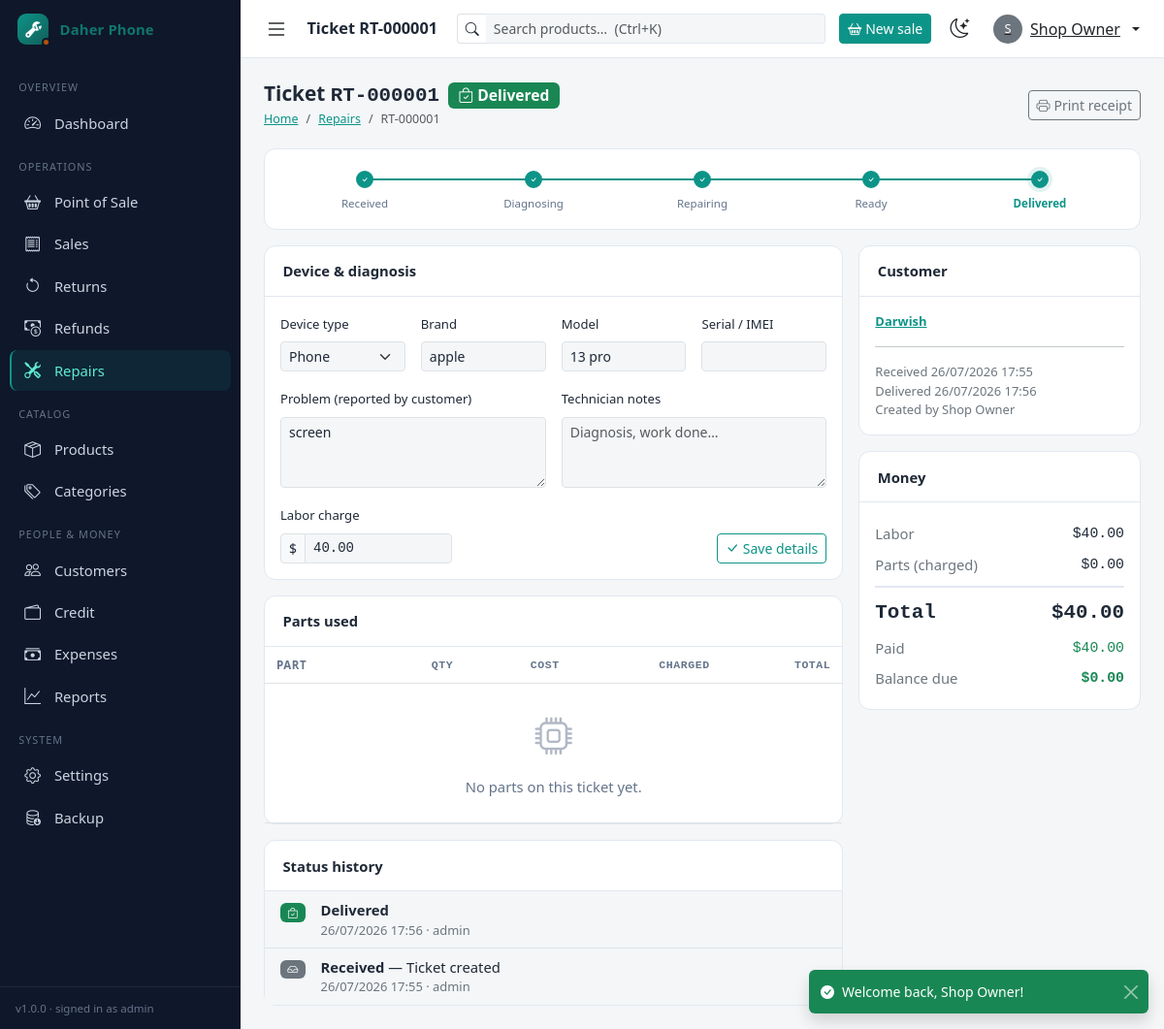
Screenshot of /index.php?r=repairs/show&id=1 (signed in) with the database file from the repository.
### tables this page shows
CREATE TABLE `repairs` (
  `id`           INT UNSIGNED   NOT NULL AUTO_INCREMENT,
  `ticket_no`    VARCHAR(20)    NOT NULL,
  `customer_id`  INT UNSIGNED   NOT NULL,
  `user_id`      INT UNSIGNED   NOT NULL,
  `device_type`  VARCHAR(50)    NOT NULL,
  `brand`        VARCHAR(50)    NULL,
  `model`        VARCHAR(80)    NULL,
  `serial_no`    VARCHAR(80)    NULL,
  `problem`      TEXT           NOT NULL,
  `tech_notes`   TEXT           NULL,
  `status`       ENUM('received','diagnosing','repairing','ready','delivered','cancelled')
                                NOT NULL DEFAULT 'received',
  `labor_cost`   DECIMAL(12,2)  NOT NULL DEFAULT 0.00,
  `parts_cost`   DECIMAL(12,2)  NOT NULL DEFAULT 0.00,
  `total_cost`   DECIMAL(12,2)  NOT NULL DEFAULT 0.00,
  `paid_amount`  DECIMAL(12,2)  NOT NULL DEFAULT 0.00,
  `received_at`  DATETIME       NOT NULL DEFAULT CURRENT_TIMESTAMP,
  `delivered_at` DATETIME       NULL,
  `created_at`   DATETIME       NOT NULL DEFAULT CURRENT_TIMESTAMP,
  `updated_at`   DATETIME       NOT NULL DEFAULT CURRENT_TIMESTAMP
                                ON UPDATE CURRENT_TIMESTAMP,
  PRIMARY KEY (`id`),
  UNIQUE KEY `uq_repairs_ticket` (`ticket_no`),
  KEY `idx_repairs_customer` (`customer_id`),
  KEY `idx_repairs_status` (`status`),
  KEY `idx_repairs_created` (`created_at`),
  CONSTRAINT `fk_repairs_customer`
    FOREIGN KEY (`customer_id`) REFERENCES `customers` (`id`)
    ON DELETE RESTRICT ON UPDATE CASCADE,
  CONSTRAINT `fk_repairs_user`
    FOREIGN KEY (`user_id`) REFERENCES `users` (`id`)
    ON DELETE RESTRICT ON UPDATE CASCADE
);

CREATE TABLE `repair_status_history` (
  `id`         INT UNSIGNED  NOT NULL AUTO_INCREMENT,
  `repair_id`  INT UNSIGNED  NOT NULL,
  `status`     VARCHAR(20)   NOT NULL,
  `note`       VARCHAR(255)  NULL,
  `user_id`    INT UNSIGNED  NULL,
  `created_at` DATETIME      NOT NULL DEFAULT CURRENT_TIMESTAMP,
  PRIMARY KEY (`id`),
  KEY `idx_rsh_repair` (`repair_id`),
  CONSTRAINT `fk_rsh_repair`
    FOREIGN KEY (`repair_id`) REFERENCES `repairs` (`id`)
    ON DELETE CASCADE ON UPDATE CASCADE
);

CREATE TABLE `users` (
  `id`            INT UNSIGNED     NOT NULL AUTO_INCREMENT,
  `username`      VARCHAR(50)      NOT NULL,
  `password_hash` VARCHAR(255)     NOT NULL,
  `full_name`     VARCHAR(100)     NOT NULL,
  `email`         VARCHAR(150)     NULL,
  `role`          ENUM('admin','staff') NOT NULL DEFAULT 'staff',
  `is_active`     TINYINT(1)       NOT NULL DEFAULT 1,
  `last_login_at` DATETIME         NULL,
  `created_at`    DATETIME         NOT NULL DEFAULT CURRENT_TIMESTAMP,
  PRIMARY KEY (`id`),
  UNIQUE KEY `uq_users_username` (`username`)
);

CREATE TABLE `customers` (
  `id`         INT UNSIGNED  NOT NULL AUTO_INCREMENT,
  `name`       VARCHAR(100)  NOT NULL,
  `phone`      VARCHAR(30)   NULL,
  `email`      VARCHAR(150)  NULL,
  `address`    VARCHAR(255)  NULL,
  `notes`      TEXT          NULL,
  `created_at` DATETIME      NOT NULL DEFAULT CURRENT_TIMESTAMP,
  PRIMARY KEY (`id`),
  KEY `idx_customers_name` (`name`),
  KEY `idx_customers_phone` (`phone`)
);

### app/Views/repairs/show.php (the view, shortened to what the rows shown need)
<?php
$meta = repair_status_meta($repair['status']);
$balance = (float) $repair['total_cost'] - (float) $repair['paid_amount'];
?>
<div class="page-heading">
  <div>
    <h1>Ticket <span class="data"><?= e($repair['ticket_no']) ?></span>
      <span class="badge text-bg-<?= $meta['color'] ?> align-middle ms-1">
        <i class="bi bi-<?= $meta['icon'] ?> me-1"></i><?= e($meta['label']) ?>
      </span>
    </h1>
    <nav aria-label="breadcrumb">
      <ol class="breadcrumb">
        <li class="breadcrumb-item"><a href="<?= url('dashboard/index') ?>">Home</a></li>
        <li class="breadcrumb-item"><a href="<?= url('repairs/index') ?>">Repairs</a></li>
        <li class="breadcrumb-item active"><?= e($repair['ticket_no']) ?></li>
      </ol>
    </nav>
  </div>
</div>
<div class="row g-3">
  <div class="col-xl-8">
    <div class="card mb-3">
      <div class="card-body">
        <form method="post" action="<?= url('repairs/update') ?>">
          <div class="row g-3">
            <div class="col-md-3">
              <label class="form-label">Brand</label>
              <input class="form-control form-control-sm" name="brand" maxlength="50"
                     value="<?= e($repair['brand'] ?? '') ?>">
            </div>
            <div class="col-md-3">
              <label class="form-label">Model</label>
              <input class="form-control form-control-sm" name="model" maxlength="80"
                     value="<?= e($repair['model'] ?? '') ?>">
            </div>
            <div class="col-md-6">
              <label class="form-label">Problem (reported by customer)</label>
              <textarea class="form-control form-control-sm" name="problem" rows="3"
                        maxlength="5000" required><?= e($repair['problem']) ?></textarea>
            </div>
            <div class="col-md-4">
              <div class="input-group input-group-sm">
                <span class="input-group-text"><?= e(setting('currency_symbol', '$')) ?></span>
                <input class="form-control data" name="labor_cost" type="number" min="0" step="0.01"
                       value="<?= e($repair['labor_cost']) ?>">
              </div>
            </div>
          </div>
        </form>
      </div>
    </div>
    <div class="card mb-3">
      <div class="table-responsive">
        <table class="table align-middle mb-0">
          <thead>
            <tr>
              <th>Part</th>
              <th class="num">Qty</th>
              <th class="num">Cost</th>
              <th class="num">Charged</th>
              <th class="num">Total</th>
            </tr>
          </thead>
        </table>
      </div>
    </div>
    <div class="card">
      <ul class="list-group list-group-flush">
        <?php foreach (array_reverse($history) as $h): $hm = repair_status_meta($h['status']); ?>
        <li class="list-group-item d-flex gap-3 align-items-start">
          <span class="badge text-bg-<?= $hm['color'] ?> mt-1"><i class="bi bi-<?= $hm['icon'] ?>"></i></span>
          <div>
            <div><strong><?= e($hm['label']) ?></strong>
              <?php if (!empty($h['note'])): ?> — <?= e($h['note']) ?><?php endif; ?>
            </div>
            <div class="small text-secondary">
              <?= e(fmt_date($h['created_at'], true)) ?><?= !empty($h['username']) ? ' · ' . e($h['username']) : '' ?>
            </div>
          </div>
        </li>
        <?php endforeach; ?>
      </ul>
    </div>
  </div>
  <div class="col-xl-4">
    <div class="card mb-3">
      <div class="card-body small">
        <div class="fw-semibold mb-1">
          <a href="<?= url('customers/show', ['id' => $repair['customer_id']]) ?>"><?= e($repair['customer_name']) ?></a>
        </div>
        <hr>
        <div class="text-secondary">
          Received <?= e(fmt_date($repair['received_at'], true)) ?><br>
          <?php if (!empty($repair['delivered_at'])): ?>
            Delivered <?= e(fmt_date($repair['delivered_at'], true)) ?><br>
          <?php endif; ?>
          Created by <?= e($repair['created_by'] ?? '—') ?>
        </div>
      </div>
    </div>
    <div class="card mb-3">
      <div class="card-body">
        <div class="pos-total-row"><span class="text-secondary">Labor</span>
          <span class="data"><?= e(money($repair['labor_cost'])) ?></span></div>
        <div class="pos-total-row"><span class="text-secondary">Parts (charged)</span>
          <span class="data"><?= e(money($repair['parts_cost'])) ?></span></div>
        <div class="pos-total-row grand"><span>Total</span>
          <span><?= e(money($repair['total_cost'])) ?></span></div>
        <div class="pos-total-row"><span class="text-secondary">Paid</span>
          <span class="data text-success"><?= e(money($repair['paid_amount'])) ?></span></div>
        <div class="pos-total-row">
          <span class="text-secondary">Balance due</span>
          <span class="data fw-bold <?= $balance > 0.004 ? 'text-danger' : 'text-success' ?>">
            <?= e(money($balance)) ?>
          </span>
        </div>
      </div>
    </div>
  </div>
</div>

### rows the page displays
repairs: ticket_no "RT-000001", status "Delivered", brand "apple", model "13 pro", problem "screen", labor_cost "40.00", customer.name "Darwish", received_at "26/07/2026 17:55", delivered_at "26/07/2026 17:56", user.full_name "Shop Owner", labor_cost "$40.00", parts_cost "$0.00", total_cost "$40.00", paid_amount "$40.00", money($balance) "$0.00"
repair_status_history: status "Delivered", created_at "26/07/2026 17:56", user.username "admin"
repair_status_history: status "Received", note "Ticket created", created_at "26/07/2026 17:55", user.username "admin"

### other values shown
setting('shop_name', APP_NAME) "Daher Phone"
$heading "OVERVIEW"
$item['label'] "Dashboard"
$heading "OPERATIONS"
$item['label'] "Point of Sale"
$item['label'] "Sales"
$item['label'] "Returns"
$item['label'] "Refunds"
$item['label'] "Repairs"
$heading "CATALOG"
$item['label'] "Products"
$item['label'] "Categories"
$heading "PEOPLE & MONEY"
$item['label'] "Customers"
$item['label'] "Credit"
